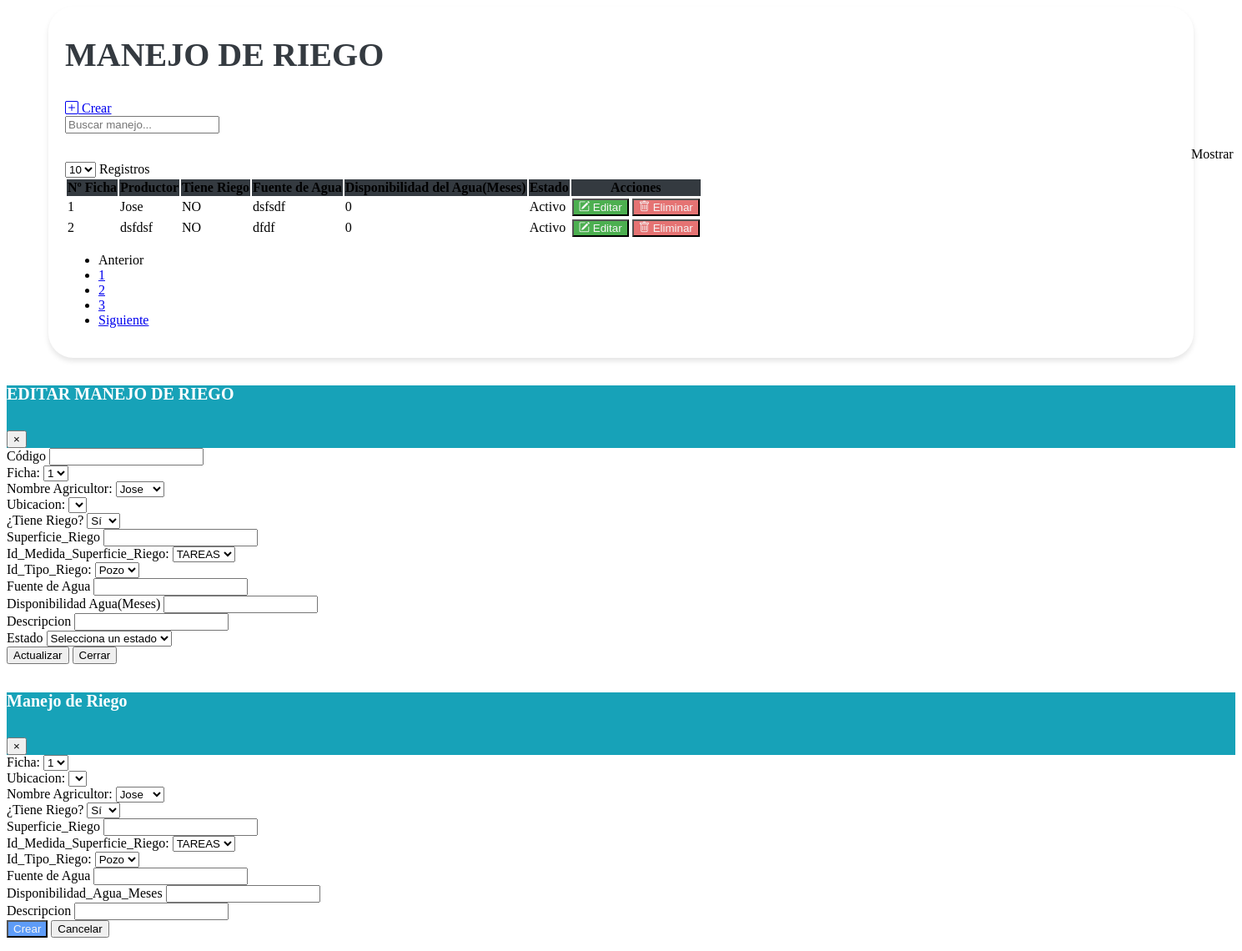
The page /vistas/Mantenimiento_Manejo_Riego.php on the database as committed earlier.
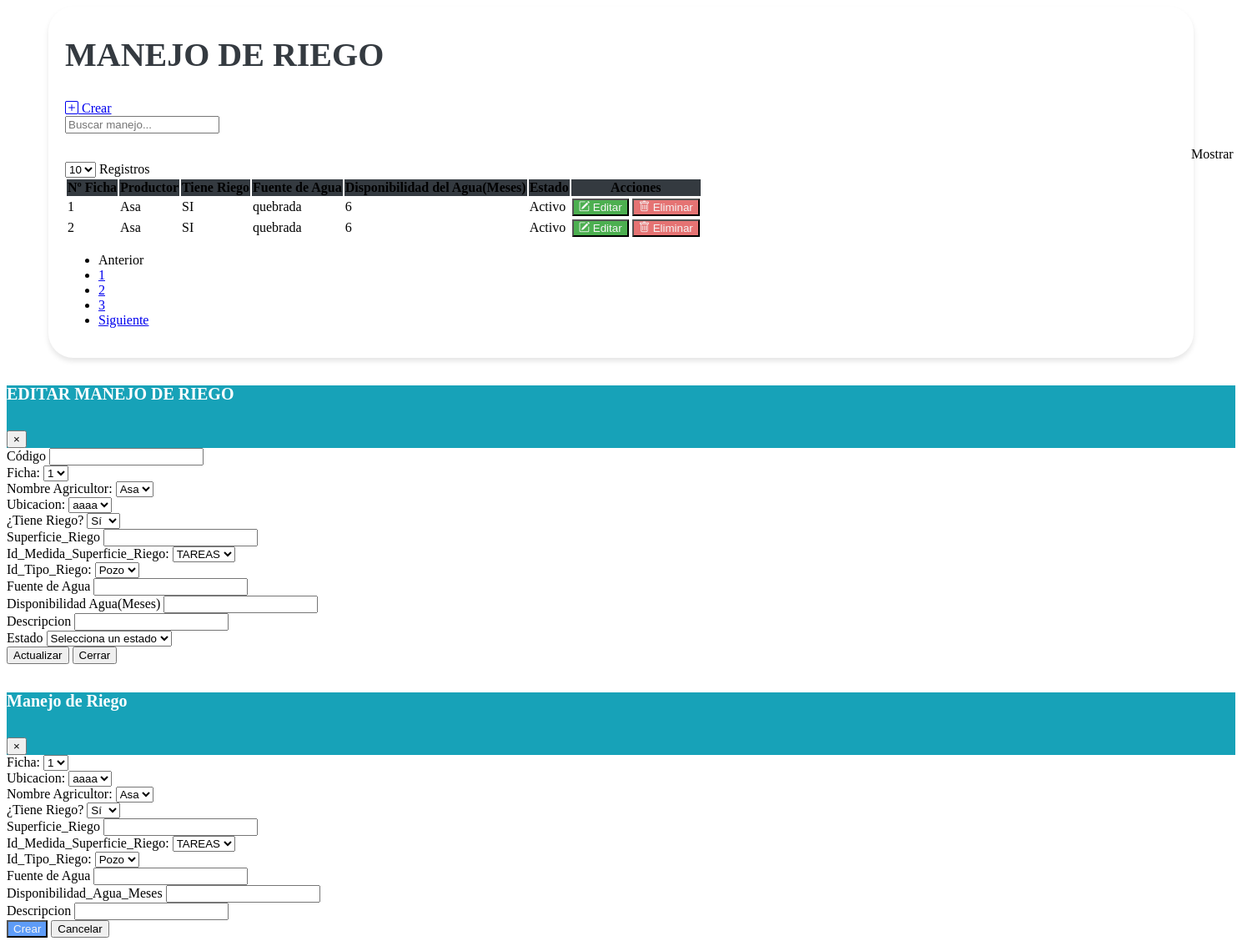
The same page on the database as committed later.
### tables this page shows
CREATE TABLE IF NOT EXISTS `tbl_manejo_riego` (
  `Id_Manejo_Riego` bigint(20) NOT NULL AUTO_INCREMENT,
  `Id_Ficha` bigint(20) DEFAULT NULL,
  `Id_Ubicacion` bigint(20) DEFAULT NULL,
  `Id_Productor` bigint(20) DEFAULT NULL,
  `Tiene_Riego` enum('S','N') DEFAULT NULL,
  `Superficie_Riego` decimal(10,2) DEFAULT NULL,
  `Id_Medida_Superficie_Riego` bigint(20) DEFAULT NULL,
  `Id_Tipo_Riego` bigint(20) DEFAULT NULL,
  `Fuente_Agua` varchar(255) DEFAULT NULL,
  `Disponibilidad_Agua_Meses` int(11) DEFAULT NULL,
  `Descripcion` varchar(255) DEFAULT NULL,
  `Id_Usuario` bigint(20) DEFAULT NULL,
  `Creado_Por` varchar(255) DEFAULT NULL,
  `Fecha_Creacion` timestamp NOT NULL DEFAULT current_timestamp(),
  `Modificado_Por` varchar(255) DEFAULT NULL,
  `Fecha_Modificacion` timestamp NOT NULL DEFAULT current_timestamp() ON UPDATE current_timestamp(),
  `Estado` enum('A','I') DEFAULT 'A',
  PRIMARY KEY (`Id_Manejo_Riego`),
  KEY `FK_Id_Ficha_Manejo_Riego` (`Id_Ficha`),
  KEY `FK_Id_Ubicacion_Manejo_Riego` (`Id_Ubicacion`),
  KEY `FK_Id_Productor_Manejo_Riego` (`Id_Productor`),
  KEY `FK_Id_Medida_Superficie_Riego` (`Id_Medida_Superficie_Riego`),
  KEY `FK_Id_Tipo_Riego` (`Id_Tipo_Riego`),
  CONSTRAINT `FK_Id_Ficha_Manejo_Riego` FOREIGN KEY (`Id_Ficha`) REFERENCES `fichas` (`id_ficha`),
  CONSTRAINT `FK_Id_Productor_Manejo_Riego` FOREIGN KEY (`Id_Productor`) REFERENCES `tbl_productor` (`id_productor`),
  CONSTRAINT `FK_Id_Tipo_Riego` FOREIGN KEY (`Id_Tipo_Riego`) REFERENCES `tbl_tipo_riego` (`id_tipo_riego`),
  CONSTRAINT `FK_Id_Ubicacion_Manejo_Riego` FOREIGN KEY (`Id_Ubicacion`) REFERENCES `tbl_ubicacion_productor` (`id_ubicacion`)
);

CREATE TABLE IF NOT EXISTS `tbl_productor` (
  `id_ficha` varchar(50) DEFAULT NULL,
  `id_productor` bigint(20) NOT NULL AUTO_INCREMENT,
  `primer_nombre` varchar(255) DEFAULT NULL,
  `segundo_nombre` varchar(255) DEFAULT NULL,
  `primer_apellido` varchar(255) DEFAULT NULL,
  `segundo_apellido` varchar(255) DEFAULT NULL,
  `identificacion` bigint(20) DEFAULT NULL,
  `fecha_nacimiento` date DEFAULT NULL,
  `genero` varchar(10) DEFAULT NULL,
  `estado_civil` varchar(20) DEFAULT NULL,
  `nivel_escolaridad` varchar(50) DEFAULT NULL,
  `ultimo_grado_escolar_aprobado` varchar(50) DEFAULT NULL,
  `telefono_1` int(11) DEFAULT NULL,
  `telefono_2` int(11) DEFAULT NULL,
  `telefono_3` int(11) DEFAULT NULL,
  `email_1` varchar(255) DEFAULT NULL,
  `email_2` varchar(255) DEFAULT NULL,
  `email_3` varchar(255) DEFAULT NULL,
  `descripcion` text DEFAULT NULL,
  `creado_por` varchar(25) DEFAULT NULL,
  `fecha_creacion` timestamp NOT NULL DEFAULT current_timestamp() ON UPDATE current_timestamp(),
  `modificado_por` varchar(25) DEFAULT NULL,
  `fecha_modificacion` timestamp NOT NULL DEFAULT current_timestamp(),
  `estado` enum('A','I') DEFAULT NULL,
  PRIMARY KEY (`id_productor`) USING BTREE
);

### vistas/Mantenimiento_Manejo_Riego.php (the view, shortened to what the changed rows need)
<link href="https://cdn.jsdelivr.net/npm/bootstrap-icons@1.10.0/font/bootstrap-icons.css" rel="stylesheet">
<link rel="stylesheet" href="assets/css/estilos.css">
<div class="containertable">
    <div class="d-flex justify-content-between align-items-end mb-4">
        <div>
            <h1 class="poppins-font mb-2">MANEJO DE RIEGO</h1>
            <br>
        </div>
    </div>
    <div class="table-responsive">
        <table class="table table-hover">
            <thead class="table-dark text-center" style="background-color: #343A40;">
                <tr>
                    <th scope="col">Nº Ficha</th>
                    <th scope="col">Productor</th>
                    <th scope="col">Tiene Riego</th>
                    <th scope="col">Fuente de Agua</th>
                    <th scope="col">Disponibilidad del Agua(Meses)</th>
                    <th scope="col">Estado</th>
                    <th scope="col">Acciones</th>
                </tr>
            </thead>
            <tbody class="text-center">
                <?php
                include "../php/conexion_be.php";
                $sql = $conexion->query("SELECT
                MR.*,
                P.primer_nombre
            FROM
                tbl_manejo_riego MR
                INNER JOIN tbl_productor P ON MR.Id_Productor = P.id_productor;
            ");
                while ($datos = $sql->fetch_object()) { ?>
                    <tr>
                        <td><?= $datos->Id_Manejo_Riego ?></td>
                        <td><?= $datos->primer_nombre ?></td>
                        <td><?php
                            if ($datos->Tiene_Riego == "S") {
                                echo '<span class="badge bg-success">SI</span>';
                            } else {
                                echo '<span class="badge bg-danger">NO</span>';
                            }
                            ?>
                        </td>
                        <td><?= $datos->Fuente_Agua ?></td>
                        <td><?= $datos->Disponibilidad_Agua_Meses ?></td>
                        <td><?php
                            if ($datos->Estado == "A") {
                                echo '<span class="badge bg-success">Activo</span>';
                            } else {
                                echo '<span class="badge bg-danger">Inactivo</span>';
                            }
                            ?></td>
                        <td>
                            <button type="button" class="btn btn-editar" data-toggle="modal" data-target="#modalEditar" onclick="abrirModalEditar ('<?= $datos->Id_Manejo_Riego ?>', '<?= $datos->Id_Ficha ?>', '<?= $datos->Id_Ubicacion ?>' , '<?= $datos->Id_Productor ?>','<?= $datos->Tiene_Riego ?>' , '<?= $datos->Superficie_Riego ?>','<?= $datos->Id_Medida_Superficie_Riego ?>' , '<?= $datos->Id_Tipo_Riego ?>', '<?= $datos->Fuente_Agua ?>', '<?= $datos->Disponibilidad_Agua_Meses ?>', '<?= $datos->Descripcion ?>','<?= $datos->Estado ?>')">
                                <i class="bi bi-pencil-square"></i>
                                Editar
                            </button>
                            <form id="deleteForm" method="POST" action="modelos/eliminar_manejo_riego.php" style="display: inline;">
                                <button type="submit" class="btn btn-eliminar">
                                    <i class="bi bi-trash"></i>
                                    Eliminar
                                </button>
                            </form>
                        </td>
                    </tr>
                <?php }
                ?>
            </tbody>
        </table>
    </div>
</div>
<div class="modal fade" id="modalEditar" tabindex="-1" role="dialog" aria-labelledby="exampleModalLabel" aria-hidden="true">
    <div class="modal-dialog" role="document">
        <div class="modal-content">
            <div class="modal-body">
                <form id="formularioEditar" method="POST" action="#">
                    <div class="row mb-3">
                        <div class="col">
                            <div class="form-group">
                                <label for="Id_Productor">Nombre Agricultor:</label>
                                <select class="form-control" id="Id_Productor" name="Id_Productor" required>
                                    <?php
                                    include '../php/conexion_be.php';
                                    $sql = "SELECT id_productor , primer_nombre FROM tbl_productor";
                                    $result = mysqli_query($conexion, $sql);
                                    if (mysqli_num_rows($result) > 0) {
                                        while ($row = mysqli_fetch_assoc($result)) {
                                            echo '<option value="' . $row["id_productor"] . '">' . $row["primer_nombre"] . '</option>';
                                        }
                                    } else {
                                        echo '<option value="">No hay aldeas disponibles</option>';
                                    }
                                    ?>
                                </select>
                            </div>
                        </div>
                        <div class="col">
                            <label for="Id_Ubicacion">Ubicacion:</label>
                            <select class="form-control" id="Id_Ubicacion" name="Id_Ubicacion" required>
                                <?php
                                include '../php/conexion_be.php';
                                $sql = "SELECT id_ubicacion, direccion_1 FROM tbl_ubicacion_productor";
                                $result = mysqli_query($conexion, $sql);
                                if (mysqli_num_rows($result) > 0) {
                                    while ($row = mysqli_fetch_assoc($result)) {
                                        echo '<option value="' . $row["id_ubicacion"] . '">' . $row["direccion_1"] . '</option>';
                                    }
                                } else {
                                    echo '<option value="">No hay aldeas disponibles</option>';
                                }
                                ?>
                            </select>
                        </div>
                    </div>
                </form>
            </div>
        </div>
    </div>
</div>
<div class="modal fade" id="modalForm" tabindex="-1" role="dialog" aria-labelledby="exampleModalLabel" aria-hidden="true">
    <div class="modal-dialog" role="document">
        <div class="modal-content">
            <div class="modal-body">
                <form action="modelos/agregar_manejo_riego.php" method="POST">
                    <div class="row mb-3">
                        <div class="col">
                            <label for="Id_Ubicacion">Ubicacion:</label>
                            <select class="form-control" id="Id_Ubicacion" name="Id_Ubicacion" required>
                                <?php
                                include '../php/conexion_be.php';
                                $sql = "SELECT id_ubicacion, direccion_1 FROM tbl_ubicacion_productor";
                                $result = mysqli_query($conexion, $sql);
                                if (mysqli_num_rows($result) > 0) {
                                    while ($row = mysqli_fetch_assoc($result)) {
                                        echo '<option value="' . $row["id_ubicacion"] . '">' . $row["direccion_1"] . '</option>';
                                    }
                                } else {
                                    echo '<option value="">No hay aldeas disponibles</option>';
                                }
                                ?>
                            </select>
                        </div>
                    </div>
                    <div class="row mb-3">
                        <div class="col">
                            <div class="form-group">
                                <label for="Id_Productor">Nombre Agricultor:</label>
                                <select class="form-control" id="Id_Productor" name="Id_Productor" required>
                                    <?php
                                    include '../php/conexion_be.php';
                                    $sql = "SELECT id_productor , primer_nombre FROM tbl_productor";
                                    $result = mysqli_query($conexion, $sql);
                                    if (mysqli_num_rows($result) > 0) {
                                        while ($row = mysqli_fetch_assoc($result)) {
                                            echo '<option value="' . $row["id_productor"] . '">' . $row["primer_nombre"] . '</option>';
                                        }
                                    } else {
                                        echo '<option value="">No hay aldeas disponibles</option>';
                                    }
                                    ?>
                                </select>
                            </div>
                        </div>
                    </div>
                </form>
            </div>
        </div>
    </div>
</div>

Rows that differ between the two databases and show on the page:
changed tbl_manejo_riego id 1: Id_Productor.primer_nombre "Jose" → "Asa"; Fuente_Agua "dsfsdf" → "quebrada"; Disponibilidad_Agua_Meses "0" → "6"; Tiene_Riego "NO" → "SI"
changed tbl_manejo_riego id 2: Id_Productor.primer_nombre "dsfdsf" → "Asa"; Fuente_Agua "dfdf" → "quebrada"; Disponibilidad_Agua_Meses "0" → "6"; Tiene_Riego "NO" → "SI"
Other text that changed with them:
form field Id_Productor: "Jose" → "Asa"
form field Id_Ubicacion: (not shown) → "aaaa"
